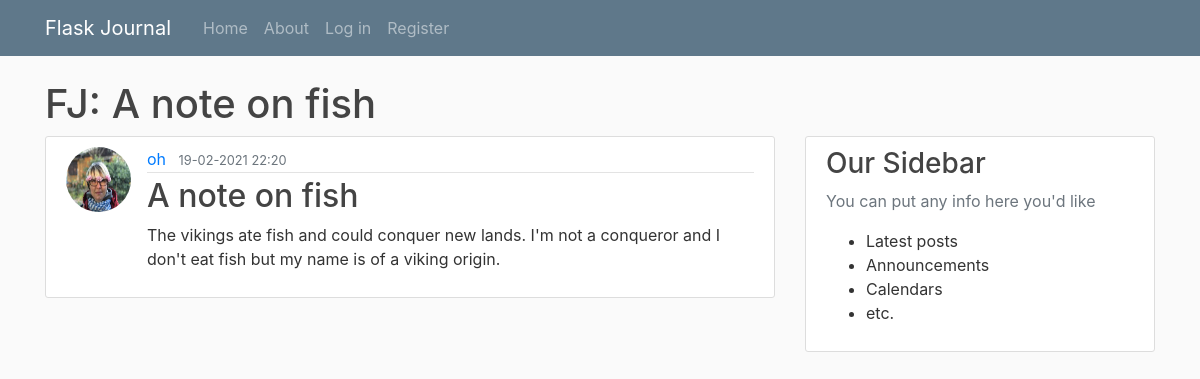
Screenshot of /post/3 with the database file from the repository.
### flaskjournal/models.py (models this page shows, shortened)
class Post(db.Model):
	id = db.Column(db.Integer, primary_key=True)
	title = db.Column(db.String(100), nullable=False)
	date_posted = db.Column(db.DateTime, nullable=False, default=datetime.utcnow)
	content = db.Column(db.Text, nullable=False)
	user_id = db.Column(db.Integer, db.ForeignKey('user.id'), nullable=False)

class User(db.Model, UserMixin):
	id = db.Column(db.Integer, primary_key=True)
	username = db.Column(db.String(20), unique=True, nullable=False)
	email = db.Column(db.String(120), unique=True, nullable=False)
	image_file = db.Column(db.String(20), nullable=False, default='default.jpg')
	password = db.Column(db.String(60), nullable=False)
	posts = db.relationship('Post', backref='author', lazy=True)

### flaskjournal/posts/routes.py (the view)
@posts.route('/post/<int:post_id>')
def post(post_id):
	post = Post.query.get_or_404(post_id)
	return render_template('post.html', title=post.title, post=post)

### flaskjournal/templates/post.html (shortened to what this page needs)
{% extends 'layout.html' %}
{% block maincontent %}
<article class="media content-section">
	<img src="{{ url_for('static', filename='profile_pics/' + post.author.image_file) }}" alt="profile image" class="rounded-circle article-img">
	<div class="media-body">
		<div class="article-metadata">
			<a class="mr-2" href="{{ url_for('users.user_posts', username=post.author.username) }}">{{post.author.username}}</a>
			<small class="text-muted">{{post.date_posted.strftime('%d-%m-%Y %H:%M')}}</small>
		</div>
		<h2 class="article-title">{{ post.title }}</h2>
		<p class="article-content">{{post.content}}</p>
	</div>
</article>
{% endblock maincontent %}

### flaskjournal/templates/layout.html (shortened to what this page needs)
<!doctype html>
<html lang="en">
<head>
	{% block styles %}
	<link rel="stylesheet" href="https://maxcdn.bootstrapcdn.com/bootstrap/4.0.0/css/bootstrap.min.css"
>
	<link rel="stylesheet" type="text/css" href="{{ url_for('static', filename='main.css')}}">
	{% endblock styles %}
</head>
<body>
	{% block content %}
	<header class="container">
		<h1>
			{% if h1 %}
			{{h1}}
			{% else %}
			FJ: {{title}}
			{% endif %}
		</h1>
		<nav class="navbar navbar-expand-md navbar-dark bg-steel fixed-top">
			<div class="container">
				<a class="navbar-brand mr-4" href="{{ url_for('main.home') }}">Flask Journal</a>
				<div class="collapse navbar-collapse" id="navbarToggle">
					<ul class="navbar-nav mr-auto">
						<li class="nav-item"><a href="{{ url_for('main.home') }}" class="nav-link">Home</a></li>
						<li class="nav-item"><a href="{{ url_for('main.about') }}" class="nav-link">About</a></li>
						{% if current_user.is_authenticated %}
						<li class="nav-item"><a href="{{ url_for('posts.new_post') }}" class="nav-item nav-link">New Post</a>
						</li>
						<li class="nav-item"><a href="{{ url_for('users.profile') }}" class="nav-item nav-link">Profile</a>
						</li>
						<li class="nav-item"><a href="{{ url_for('users.logout') }}" class="nav-item nav-link">Log out</a>
						</li>
						{% else %}
						<li class="nav-item"><a href="{{ url_for('users.login') }}" class="nav-item nav-link">Log in</a></li>
						<li class="nav-item"><a href="{{ url_for('users.register') }}" class="nav-item nav-link">Register</a>
						</li>
						{% endif %}
					</ul>
				</div>
			</div>
		</nav>
	</header>
	<main role="main" class="container">
		<div class="row">
			<div class="col-md-8">
				{% block maincontent %}{% endblock maincontent %}
			</div>
			<div class="col-md-4">
				<div class="content-section">
					<h3>Our Sidebar</h3>
					<p class="text-muted">You can put any info here you'd like</p>
					<ul>
						<li>Latest posts</li>
						<li>Announcements</li>
						<li>Calendars</li>
						<li>etc.</li>
					</ul>
				</div>
			</div>
		</div>
	</main>
	{% endblock content %}
</body>
</html>

### flaskjournal/static/main.css (style rules this page uses)
body { background: #fafafa; color: #333333; margin-top: 5rem; }
h1, h2, h3, h4, h5, h6 { color: #444444; }
.bg-steel { background-color: #5f788a; }
.content-section { background: #ffffff; padding: 10px 20px; border: 1px solid #dddddd; border-radius: 3px; margin-bottom: 20px; }
.article-title { color: #444444; }
.article-content { white-space: pre-line; }
.article-img { height: 65px; width: 65px; margin-right: 16px; }
.article-metadata { padding-bottom: 1px; margin-bottom: 4px; border-bottom: 1px solid #e3e3e3; }

### rows the page displays
Post: title "A note on fish", date_posted "19-02-2021 22:20", content "The vikings ate fish and could conquer new lands. I'm not a conqueror and I don't eat fish but my name is of a viking origin."
User: image_file (picture), author.username "oh"
